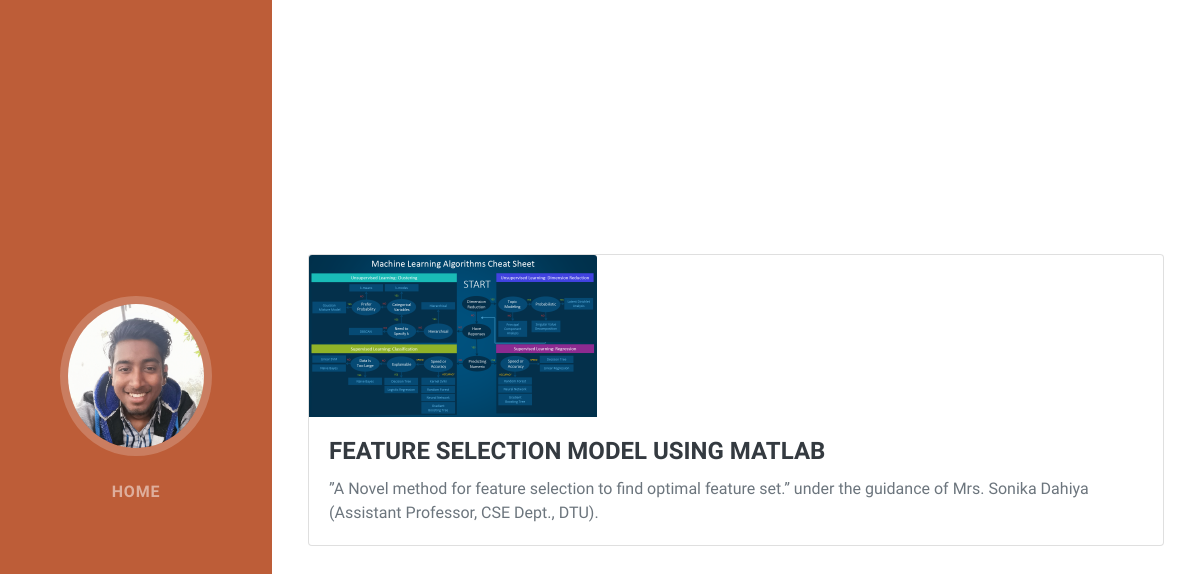
Screenshot of /project/2 with the database file from the repository.
### project/models.py (models this page shows, shortened)
class Project(models.Model):
    title = models.CharField(max_length=100)
    description = models.CharField(max_length=300)
    image = models.ImageField(upload_to = 'cv/images/')
    url = models.URLField(blank=True)

### project/views.py (the view)
# urls.py: path('project/<int:project_id>', views.detail, name = 'detail'),
def detail(request,project_id):
    project = get_object_or_404(Project,id=project_id)
    context = {
        'project': project,
    }
    return render(request,'project/detail.html',context)

### project/templates/project/detail.html (shortened to what this page needs)
<!DOCTYPE html>
{% load static %}
<html lang="en">
    <head>
        <link href="{% static 'css/styles.css' %}" rel="stylesheet" />
    </head>
    <body id="page-top">
        <nav class="navbar navbar-expand-lg navbar-dark bg-primary fixed-top" id="sideNav">
            <a class="navbar-brand js-scroll-trigger" href="#page-top">
                <span class="d-none d-lg-block"><img class="img-fluid img-profile rounded-circle mx-auto mb-2" src="{% static 'assets/img/profile_pic2.jpg' %}" alt="" /></span>
            </a>
            <div class="collapse navbar-collapse" id="navbarSupportedContent">
                <ul class="navbar-nav">
                    <li class="nav-item"><a class="nav-link js-scroll-trigger" href="{% url 'index' %}">Home</a></li>
                </ul>
            </div>
        </nav>
            <section class="resume-section" id="projects">
                <div class="resume-section-content">
                    <div class="row">
                    <div class="card" >
                        <img class="card-img-top" style="width: 18rem;" src="{{ project.image.url }}" alt="Card image cap">
                        <div class="card-body">
                          <h4 class="card-title">{{ project.title }}</h4>
                          <p class="card-text">{{ project.description }}</p>
                        </div>
                      </div>
                </div>
                </div>
            </section>
    </body>
</html>

### rows the page displays
Project: image (picture), title "FEATURE SELECTION MODEL USING MATLAB", description "”A Novel method for feature selection to find optimal feature set.” under the guidance of Mrs. Sonika Dahiya (Assistant Professor, CSE Dept., DTU)."
